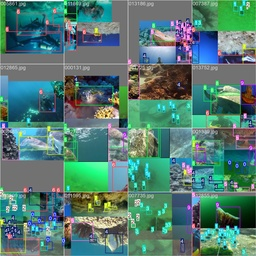
#> input picture notebooks/runs/ruod/yolov8m_raw/train_batch0.jpg, 256 x 256 px, shrunk from 1920 x 1920 before the run
$ python eval_rcc_wrcc.py --val_dir ../../notebooks/runs/ruod/yolov8m_raw   (older library calls are emulated)
#> lines starting #> are read from the running program, lines starting #| are printed output that depends on the picture
### src/metrics/uiqm.py
import numpy as np
import cv2
from typing import Tuple, Dict


def _alpha_trimmed_mean_std(data: np.ndarray, alpha: float = 0.1) -> Tuple[float, float]:
    sorted_data = np.sort(data.flatten())
    n = len(sorted_data)
    trim = int(alpha * n / 2)

    if trim == 0:
        trimmed = sorted_data
    else:
        trimmed = sorted_data[trim:-trim]

    return np.mean(trimmed), np.std(trimmed)


def uicm(img_bgr: np.ndarray, alpha: float = 0.1) -> float:
    img = img_bgr.astype(np.float64)
    B, G, R = img[:, :, 0], img[:, :, 1], img[:, :, 2]

    RG = R - G
    YB = (R + G) / 2.0 - B

    mu_rg, sigma_rg = _alpha_trimmed_mean_std(RG, alpha)
    mu_yb, sigma_yb = _alpha_trimmed_mean_std(YB, alpha)

    return -0.0268 * np.sqrt(mu_rg**2 + mu_yb**2) + \
            0.1586 * np.sqrt(sigma_rg**2 + sigma_yb**2)


def _eme(channel: np.ndarray, block_size: int = 8) -> float:
    h, w = channel.shape
    k1 = h // block_size
    k2 = w // block_size

    if k1 == 0 or k2 == 0:
        return 0.0

    eme_sum = 0.0

    for i in range(k1):
        for j in range(k2):
            block = channel[i*block_size:(i+1)*block_size,
                           j*block_size:(j+1)*block_size]
            i_max = block.max()
            i_min = block.min()

            if i_min > 0 and i_max > i_min:
                eme_sum += np.log(i_max / i_min)

    return (2.0 / (k1 * k2)) * eme_sum


def uism(img_bgr: np.ndarray, block_size: int = 8) -> float:
    img = img_bgr.astype(np.float64)

    weights = [0.114, 0.587, 0.299]

    uism_val = 0.0

    for c in range(3):
        channel = img[:, :, c]

        sobel_x = cv2.Sobel(channel, cv2.CV_64F, 1, 0, ksize=3)
        sobel_y = cv2.Sobel(channel, cv2.CV_64F, 0, 1, ksize=3)
        edge_mag = np.sqrt(sobel_x**2 + sobel_y**2)

        eme_val = _eme(edge_mag, block_size)
        uism_val += weights[c] * eme_val

    return uism_val


def _plip_add(x: np.ndarray, y: np.ndarray, k: float = 1026.0) -> np.ndarray:
    return x + y - (x * y) / k


def _plip_sub(x: np.ndarray, y: np.ndarray, k: float = 1026.0) -> np.ndarray:
    return (x - y) / (1.0 - y / k + 1e-10)


def _plip_mult(c: float, x: np.ndarray, k: float = 1026.0) -> np.ndarray:
    return k - k * np.power(1.0 - x / k + 1e-10, c)


def _logamee(channel: np.ndarray, block_size: int = 8, k: float = 1026.0) -> float:
    h, w = channel.shape
    k1 = h // block_size
    k2 = w // block_size

    if k1 == 0 or k2 == 0:
        return 0.0

    logamee_sum = 0.0

    for i in range(k1):
        for j in range(k2):
            block = channel[i*block_size:(i+1)*block_size,
                           j*block_size:(j+1)*block_size]
            i_max = block.max()
            i_min = block.min()

            if i_max > i_min:
                numer = _plip_sub(np.array([i_max]), np.array([i_min]), k)[0]
                denom = _plip_add(np.array([i_max]), np.array([i_min]), k)[0]

                if denom > 0 and numer > 0:
                    contrast = numer / denom
                    if contrast > 0:
                        logamee_sum += contrast * np.log(contrast)

    return (1.0 / (k1 * k2)) * logamee_sum


def uiconm(img_bgr: np.ndarray, block_size: int = 8) -> float:
    gray = cv2.cvtColor(img_bgr, cv2.COLOR_BGR2GRAY).astype(np.float64)
    return _logamee(gray, block_size)


def compute_uiqm(img_bgr: np.ndarray, block_size: int = 8) -> Tuple[float, Dict]:
    c1, c2, c3 = 0.0282, 0.2953, 3.5753

    _uicm = uicm(img_bgr)
    _uism = uism(img_bgr, block_size)
    _uiconm = uiconm(img_bgr, block_size)

    val = c1 * _uicm + c2 * _uism + c3 * _uiconm

    return val, {'UICM': _uicm, 'UISM': _uism, 'UIConM': _uiconm}

### src/metrics/compute_metrics.py
import numpy as np
from dataclasses import dataclass, field
from typing import List, Dict
import csv

from .uiqm import compute_uiqm
from .uciqe import compute_uciqe
from .entropy import entropy
from .contrast_gain import contrast_gain
from .colorfulness import colorfulness
from .avg_gradient import avg_gradient


@dataclass
class ImageMetrics:
    """Metrics for a single image."""
    name: str
    uiqm: float = 0.0
    uciqe: float = 0.0
    contrast: float = 1.0
    entropy_val: float = 0.0
    colorfulness_val: float = 0.0
    avg_gradient_val: float = 0.0
    uiqm_components: Dict = field(default_factory=dict)
    uciqe_components: Dict = field(default_factory=dict)


def compute_metrics(img: np.ndarray, original: np.ndarray, name: str) -> ImageMetrics:
    """Compute all metrics for an image."""
    uiqm_val, uiqm_comp = compute_uiqm(img)
    uciqe_val, uciqe_comp = compute_uciqe(img)

    return ImageMetrics(
        name=name,
        uiqm=uiqm_val,
        uciqe=uciqe_val,
        contrast=contrast_gain(original, img),
        entropy_val=entropy(img),
        colorfulness_val=colorfulness(img),
        avg_gradient_val=avg_gradient(img),
        uiqm_components=uiqm_comp,
        uciqe_components=uciqe_comp,
    )


# [84 lines left out: functions print_metrics_table, save_metrics_csv, save_metrics_plot, not called in this run]

### src/metrics/uciqe.py
import numpy as np
import cv2
from typing import Tuple, Dict


def compute_uciqe(img_bgr: np.ndarray) -> Tuple[float, Dict]:
    c1, c2, c3 = 0.4680, 0.2745, 0.2576

    lab = cv2.cvtColor(img_bgr, cv2.COLOR_BGR2LAB).astype(np.float64)

    L = lab[:, :, 0] / 255.0
    a = (lab[:, :, 1] - 128.0) / 255.0
    b = (lab[:, :, 2] - 128.0) / 255.0

    chroma = np.sqrt(a ** 2 + b ** 2)
    sigma_c = float(np.std(chroma))

    L_flat = L.reshape(-1)
    n = L_flat.size
    if n == 0:
        return 0.0, {"sigma_c": 0.0, "con_l": 0.0, "mu_s": 0.0}

    k = max(int(np.ceil(0.01 * n)), 1)
    L_sorted = np.sort(L_flat)
    bot_1 = float(np.mean(L_sorted[:k]))
    top_1 = float(np.mean(L_sorted[-k:]))
    con_l = top_1 - bot_1

    eps = 1e-12
    sat = chroma / np.sqrt(chroma ** 2 + L ** 2 + eps)
    mu_s = float(np.mean(sat))

    val = float(c1 * sigma_c + c2 * con_l + c3 * mu_s)

    details: Dict[str, float] = {
        "sigma_c": sigma_c,
        "con_l": con_l,
        "mu_s": mu_s,
    }
    return val, details

### src/metrics/contrast_gain.py
# src/metrics/contrast_gain.py
import cv2
import numpy as np

def contrast_gain(original: np.ndarray, enhanced: np.ndarray) -> float:
    '''Enhanced/original luminance std ration'''
    def get_std(img):
        return np.std(cv2.cvtColor(img, cv2.COLOR_BGR2GRAY).astype(np.float64))
    c_orig = get_std(original)
    return get_std(enhanced) / c_orig if c_orig > 0 else 1.0

### src/metrics/entropy.py
# src/metrics/entropy.py
import numpy as np
import cv2

def entropy(img_bgr: np.ndarray) -> float:
    gray = cv2.cvtColor(img_bgr, cv2.COLOR_BGR2GRAY)
    hist = cv2.calcHist([gray], [0], None, [256], [0, 256]).flatten()
    hist = hist / hist.sum()
    hist = hist[hist > 0]
    return -np.sum(hist * np.log2(hist))

### src/metrics/colorfulness.py
# src/metrics/colorfulness.py
import numpy as np

def colorfulness(img_bgr: np.ndarray) -> float:
    '''Hasler & Süsstrunk colorfulness'''
    img = img_bgr.astype(np.float64)
    B, G, R = img[:, :, 0], img[:, :, 1], img[:, :, 2]
    rg, yb = R - G, 0.5 * (R + G) - B
    sigma_rgyb = np.sqrt(np.std(rg)**2 + np.std(yb)**2)
    mu_rgyb = np.sqrt(np.mean(rg)**2 + np.mean(yb)**2)
    return sigma_rgyb + 0.3 * mu_rgyb

### src/metrics/avg_gradient.py
# src/metrics/avg_gradient.py
import numpy as np
import cv2

def avg_gradient(img_bgr: np.ndarray) -> float:
    gray = cv2.cvtColor(img_bgr, cv2.COLOR_BGR2GRAY).astype(np.float64)
    gx = cv2.Sobel(gray, cv2.CV_64F, 1, 0, ksize=3)
    gy = cv2.Sobel(gray, cv2.CV_64F, 0, 1, ksize=3)
    return np.mean(np.sqrt(gx**2 + gy**2))

### src/color_correction/rcc_wrcc.py
from typing import Tuple
import cv2
import numpy as np

def to_float_rgb(img: np.ndarray) -> np.ndarray:
    img = img.astype(np.float32)
    if img.max() > 1.5:  # likely [0,255]
        img = img / 255.0
    img = np.clip(img, 0.0, 1.0)
    return img


def from_float_rgb(img: np.ndarray) -> np.ndarray:
    img = np.clip(img * 255.0, 0.0, 255.0)
    return img.astype(np.uint8)

def guided_filter(I: np.ndarray, p: np.ndarray, r: int, eps: float) -> np.ndarray:
    ksize: Tuple[int, int] = (2 * r + 1, 2 * r + 1)

    mean_I = cv2.boxFilter(I, ddepth=-1, ksize=ksize, normalize=True)
    mean_p = cv2.boxFilter(p, ddepth=-1, ksize=ksize, normalize=True)
    mean_Ip = cv2.boxFilter(I * p, ddepth=-1, ksize=ksize, normalize=True)

    cov_Ip = mean_Ip - mean_I * mean_p

    mean_II = cv2.boxFilter(I * I, ddepth=-1, ksize=ksize, normalize=True)
    var_I = mean_II - mean_I * mean_I

    a = cov_Ip / (var_I + eps)
    b = mean_p - a * mean_I

    mean_a = cv2.boxFilter(a, ddepth=-1, ksize=ksize, normalize=True)
    mean_b = cv2.boxFilter(b, ddepth=-1, ksize=ksize, normalize=True)

    q = mean_a * I + mean_b
    return q

# RCC
def rcc_rgb(image_rgb: np.ndarray, alpha: float = 1.2, eps: float = 1e-6) -> np.ndarray:
    img = to_float_rgb(image_rgb)

    R = img[..., 0]
    G = img[..., 1]
    B = img[..., 2]

    mu_R = float(np.mean(R)) + eps
    mu_G = float(np.mean(G))

    scale = (mu_G / mu_R) ** alpha
    R_prime = np.clip(R * scale, 0.0, 1.0)

    out = np.stack([R_prime, G, B], axis=-1)
    return from_float_rgb(out)

# WRCC
def wrcc_rgb(
    image_rgb: np.ndarray,
    alpha: float = 1.2,
    window_size: int = 9,
    guided_radius: int = 8,
    guided_eps: float = 1e-3,
    eps: float = 1e-6,
) -> np.ndarray:
    img = to_float_rgb(image_rgb)

    R = img[..., 0]
    G = img[..., 1]
    B = img[..., 2]

    ksize: Tuple[int, int] = (window_size, window_size)

    local_mean_R = cv2.boxFilter(R, ddepth=-1, ksize=ksize, normalize=True)
    local_mean_G = cv2.boxFilter(G, ddepth=-1, ksize=ksize, normalize=True)

    w_R = local_mean_R
    w_G = local_mean_G

    ratio = (w_G * G) / (w_R * R + eps)
    scale = np.power(ratio, alpha)

    R_prime = np.clip(R * scale, 0.0, 1.0)

    R_refined = guided_filter(
        I=G.astype(np.float32),
        p=R_prime.astype(np.float32),
        r=guided_radius,
        eps=guided_eps,
    )
    R_refined = np.clip(R_refined, 0.0, 1.0)

    out = np.stack([R_refined, G, B], axis=-1)
    return from_float_rgb(out)

### src/color_correction/eval_rcc_wrcc.py
import argparse
import glob
import os
import random
from typing import Dict, List, Optional

import cv2
import numpy as np

from .rcc_wrcc import rcc_rgb, wrcc_rgb
from ..metrics.compute_metrics import compute_metrics


def list_images(
    root_dir: str,
    exts: List[str] = (".jpg", ".jpeg", ".png", ".bmp")
) -> List[str]:
    files: List[str] = []
    for ext in exts:
        files.extend(glob.glob(os.path.join(root_dir, f"**/*{ext}"), recursive=True))
        files.extend(glob.glob(os.path.join(root_dir, f"**/*{ext.upper()}"), recursive=True))
    # unique + stable order
    return sorted(set(files))


def sample_images(
    image_paths: List[str],
    num_samples: Optional[int],
    seed: int = 42,
    sample_list: Optional[str] = None,
    save_sample_list: Optional[str] = None,
) -> List[str]:
    if sample_list:
        if not os.path.isfile(sample_list):
            raise FileNotFoundError(f"--sample-list not found: {sample_list}")
        with open(sample_list, "r") as f:
            chosen = [line.strip() for line in f if line.strip()]
        # Keep only paths that still exist (optional safety)
        chosen = [p for p in chosen if os.path.isfile(p)]
        if not chosen:
            raise RuntimeError(f"--sample-list is empty or files missing: {sample_list}")
        return chosen

    if num_samples is None or num_samples >= len(image_paths):
        chosen = image_paths
    else:
        rng = random.Random(seed)
        chosen = rng.sample(image_paths, num_samples)
        chosen = sorted(chosen)  # keep output stable

    if save_sample_list:
        os.makedirs(os.path.dirname(save_sample_list) or ".", exist_ok=True)
        with open(save_sample_list, "w") as f:
            for p in chosen:
                f.write(p + "\n")

    return chosen


# [25 lines left out: function save_enhanced_image, not called in this run]


def evaluate_setting(
    image_paths: List[str],
    val_root: str,
    method: str,
    alpha: float,
    window_size: int = None,
    guided_radius: int = 8,
    save_imgs: bool = False,
    out_root: Optional[str] = None,
) -> Dict[str, float]:
    uiqm_vals: List[float] = []
    uciqe_vals: List[float] = []
    contrast_vals: List[float] = []
    entropy_vals: List[float] = []
    colorful_vals: List[float] = []
    avggrad_vals: List[float] = []

    uiqm_deltas: List[float] = []
    uciqe_deltas: List[float] = []
    contrast_deltas: List[float] = []

    if save_imgs and out_root is None:
        raise ValueError("out_root must be provided when save_imgs=True.")

    for path in image_paths:
        bgr = cv2.imread(path)
        if bgr is None:
            continue
        rgb = cv2.cvtColor(bgr, cv2.COLOR_BGR2RGB)

        raw_m = compute_metrics(bgr, bgr, name="raw")

        if method == "raw":
            enhanced_rgb = rgb
        elif method == "rcc":
            enhanced_rgb = rcc_rgb(rgb, alpha=alpha)
        elif method == "wrcc":
            if window_size is None:
                raise ValueError("window_size must be set for WRCC.")
            enhanced_rgb = wrcc_rgb(
                rgb,
                alpha=alpha,
                window_size=window_size,
                guided_radius=guided_radius,
            )
        else:
            raise ValueError(f"Unknown method: {method}")

        enhanced_bgr = cv2.cvtColor(enhanced_rgb, cv2.COLOR_RGB2BGR)
        enh_m = compute_metrics(enhanced_bgr, bgr, name=method)

        uiqm_vals.append(enh_m.uiqm)
        uciqe_vals.append(enh_m.uciqe)
        contrast_vals.append(enh_m.contrast)
        entropy_vals.append(enh_m.entropy_val)
        colorful_vals.append(enh_m.colorfulness_val)
        avggrad_vals.append(enh_m.avg_gradient_val)

        uiqm_deltas.append(enh_m.uiqm - raw_m.uiqm)
        uciqe_deltas.append(enh_m.uciqe - raw_m.uciqe)
        contrast_deltas.append(enh_m.contrast - 1.0)

        if save_imgs and method != "raw":
            save_enhanced_image(
                enhanced_rgb=enhanced_rgb,
                orig_path=path,
                val_root=val_root,
                method=method,
                alpha=alpha,
                window_size=window_size,
                guided_radius=guided_radius,
                out_root=out_root,
            )

    if not uiqm_vals:
        return {
            "uiqm": 0.0,
            "uciqe": 0.0,
            "contrast_gain": 0.0,
            "entropy": 0.0,
            "colorfulness": 0.0,
            "avg_gradient": 0.0,
            "uiqm_delta": 0.0,
            "uciqe_delta": 0.0,
            "contrast_delta": 0.0,
            "num_images_used": 0,
        }

    return {
        "uiqm": float(np.mean(uiqm_vals)),
        "uciqe": float(np.mean(uciqe_vals)),
        "contrast_gain": float(np.mean(contrast_vals)),
        "entropy": float(np.mean(entropy_vals)),
        "colorfulness": float(np.mean(colorful_vals)),
        "avg_gradient": float(np.mean(avggrad_vals)),
        "uiqm_delta": float(np.mean(uiqm_deltas)),
        "uciqe_delta": float(np.mean(uciqe_deltas)),
        "contrast_delta": float(np.mean(contrast_deltas)),
        "num_images_used": int(len(uiqm_vals)),
    }


def parse_args() -> argparse.Namespace:
    parser = argparse.ArgumentParser(description="Evaluate RCC / WRCC on underwater images.")
    parser.add_argument("--val_dir", type=str, required=True)

    parser.add_argument(
        "--methods",
        type=str,
        default="both",
        choices=["raw", "rcc", "wrcc", "both"],
    )

    parser.add_argument("--save_imgs", action="store_true")
    parser.add_argument("--out_dir", type=str, default="results/rcc_wrcc_images")

    parser.add_argument(
        "--num-samples",
        type=int,
        default=None,
        help="Randomly sample N images from val_dir (default: use all).",
    )
    parser.add_argument(
        "--seed",
        type=int,
        default=42,
        help="Random seed used when --num-samples is set.",
    )

    # optional but super useful for fair ablations across different scripts
    parser.add_argument(
        "--sample-list",
        type=str,
        default=None,
        help="If provided, load image paths from this txt file (one path per line).",
    )
    parser.add_argument(
        "--save-sample-list",
        type=str,
        default=None,
        help="If provided, save the chosen sample paths to this txt file.",
    )

    return parser.parse_args()


def main() -> None:
    args = parse_args()

    val_dir = args.val_dir
    all_paths = list_images(val_dir)
    print(f"[INFO] Found {len(all_paths)} images in {val_dir}")

    if not all_paths:
        print("[ERROR] No images found. Check --val_dir.")
        return

    image_paths = sample_images(
        image_paths=all_paths,
        num_samples=args.num_samples,
        seed=args.seed,
        sample_list=args.sample_list,
        save_sample_list=args.save_sample_list,
    )
    print(f"[INFO] Using {len(image_paths)} images for evaluation.")
    if args.num_samples is not None:
        print(f"[INFO] Sampling mode: num_samples={args.num_samples}, seed={args.seed}")
    if args.sample_list:
        print(f"[INFO] Loaded sample list: {args.sample_list}")
    if args.save_sample_list:
        print(f"[INFO] Saved sample list to: {args.save_sample_list}")

    results: List[dict] = []

    # --- raw baseline ---
    if args.methods in ("raw", "both"):
        raw_metrics = evaluate_setting(
            image_paths=image_paths,
            val_root=val_dir,
            method="raw",
            alpha=1.0,
            window_size=None,
            guided_radius=8,
            save_imgs=False,
            out_root=None,
        )
#> in evaluate_setting, bgr is the input picture: shape (256, 256, 3); mean B, G, R 115, 123.8, 84.4
#> in uicm, `YB = (R + G) / 2.0 - B`:
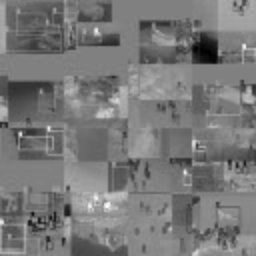
#> YB: shape (256, 256) float64; min -178.5, max 175.5, mean -11; drawn with min black and max white
#> in _alpha_trimmed_mean_std, `n = len(sorted_data)`: n = 65536
#> in _alpha_trimmed_mean_std, `trim = int(alpha * n / 2)`: trim = 3276
#> in uicm, `mu_rg, sigma_rg = _alpha_trimmed_mean_std(RG, alpha)`: mu_rg = -37.68; sigma_rg = 39.73
#> in uicm, `mu_yb, sigma_yb = _alpha_trimmed_mean_std(YB, alpha)`: mu_yb = -9.96; sigma_yb = 27.39
#> the loop in uism, `for c in range(3):` made 3 passes
#> (eme_val, uism_val) on passes 1 to 3: (6.41, 0.731), (6.43, 4.5), (6.69, 6.5)
#> pass 1, in uism, `edge_mag = np.sqrt(sobel_x**2 + sobel_y**2)`:
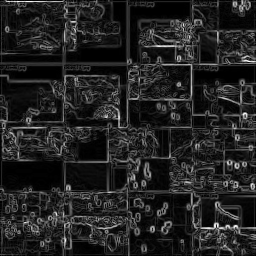
#> edge_mag: shape (256, 256) float64; min 0, max 848.4, mean 116; drawn with min black and max white
#> after the loop in uism, `for c in range(3):`:
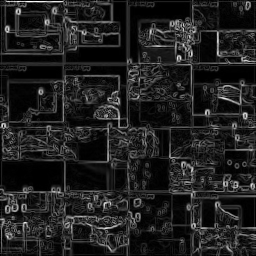
#> edge_mag: shape (256, 256) float64; min 0, max 946.4, mean 120.5; drawn with min black and max white
#> after the loop in uism, `for c in range(3):`: uism_val = 6.5
#> in uiconm, `gray = cv2.cvtColor(img_bgr, cv2.COLOR_BGR2GRAY).astype(np.float64)`:
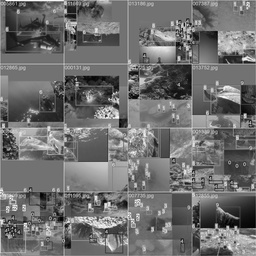
#> gray: shape (256, 256) float64; min 1, max 254, mean 111
#> after the loop in _logamee, `for i in range(k1):`: logamee_sum = -287.8
#> in compute_uiqm, `val = c1 * _uicm + c2 * _uism + c3 * _uiconm`: val = 1.1
#> in compute_metrics, `uiqm_val, uiqm_comp = compute_uiqm(img)`: uiqm_comp = {'UICM': 6.61, 'UISM': 6.5, 'UIConM': -0.281}
#> in compute_uciqe, `lab = cv2.cvtColor(img_bgr, cv2.COLOR_BGR2LAB).astype(np.float64)`:
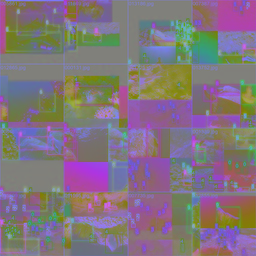
#> lab: shape (256, 256, 3) float64; mean B, G, R 125.5, 115.8, 129.2
#> in compute_uciqe, `a = (lab[:, :, 1] - 128.0) / 255.0`:
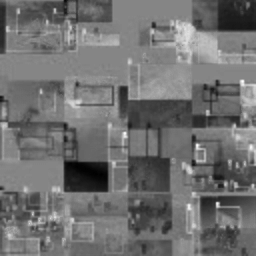
#> a: shape (256, 256) float64; min -0.298, max 0.271, mean -0.0477; drawn with min black and max white
#> in compute_uciqe, `b = (lab[:, :, 2] - 128.0) / 255.0`:
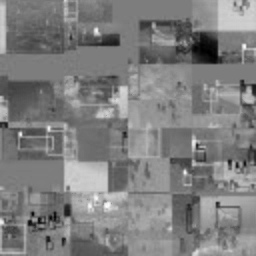
#> b: shape (256, 256) float64; min -0.298, max 0.31, mean 0.00457; drawn with min black and max white
#> in compute_uciqe, `sigma_c = float(np.std(chroma))`: sigma_c = 0.0725
#> (the rest of the program and of its run is left out)
